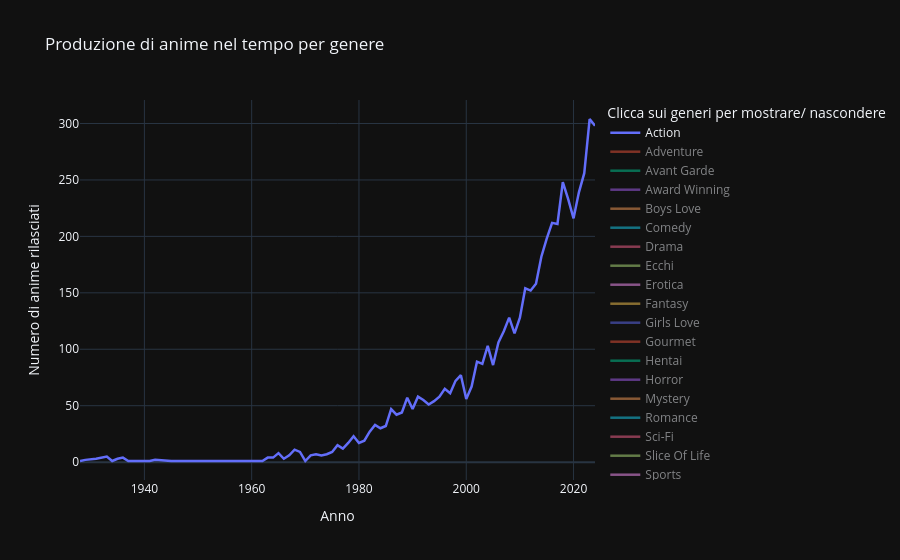

Notebook cell for this chart:
### Markdown cell above
### Come sono cambiati i generi anime nel tempo?

### Code cell
df_gen_evol = df_details.copy()

# rimuove righe senza anno
df_gen_evol = df_gen_evol.dropna(subset=['year'])
# filtra solo gli anime storicamente rilevanti
df_gen_evol = df_gen_evol[(df_gen_evol['year'] >= 1917) & (df_gen_evol['year'] <= 2024)]
# rimuove righe senza generi
df_gen_evol = df_gen_evol.dropna(subset=['genres'])
# converte la stringa dei generi in lista
df_gen_evol['genres'] = df_gen_evol['genres'].apply(utils.parse_genres)
# pulisce ogni genre: rimuove spazi e mette la prima lettera maiuscola
df_gen_evol['genres'] = df_gen_evol['genres'].apply(lambda g: [gen.strip().title() for gen in g])
# explode generi
genres_df = df_gen_evol.explode('genres')
# conteggio per anno e genere
genre_year = (genres_df.groupby(['year', 'genres']).size() .reset_index(name='count'))

# grafico
fig = go.Figure()
for genre in sorted(genre_year['genres'].unique()):
    df_g = genre_year[genre_year['genres'] == genre]
    fig.add_trace(
        go.Scatter(
            x=df_g['year'],
            y=df_g['count'],
            mode='lines',
            name=genre,
            visible=True if genre == "Action" else "legendonly",
            line=dict(width=2.5)
        )
    )
fig.update_layout(
    title="Produzione di anime nel tempo per genere",
    xaxis_title="Anno",
    yaxis_title="Numero di anime rilasciati",
    template="plotly_dark",
    hovermode="x unified",
    legend_title="Clicca sui generi per mostrare/ nascondere"
)
fig.show()
